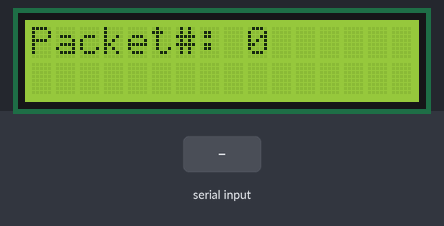
Recording of a sketch running on a simulated Arduino Uno, built with avr-gcc and run on an emulated ATmega328P. On the bench: 16×2 character LCD. The test bench sets the inputs (shaded band).

Above: at 2.2 s.
2.3 s: "!\n" received over Serial
At 2.9 s:
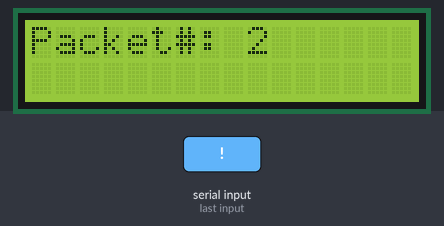
3.8 s: byte 33 ('!') received over Serial
At 5.0 s:
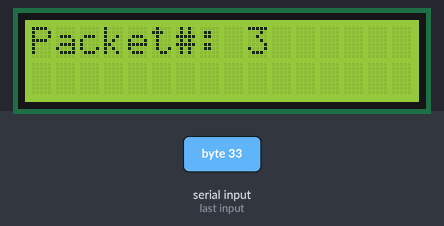
5.3 s: byte 10 ('\n') received over Serial
At 6.3 s:
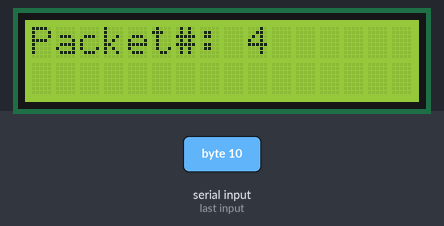
6.8 s: "1\n" received over Serial
At 7.4 s:
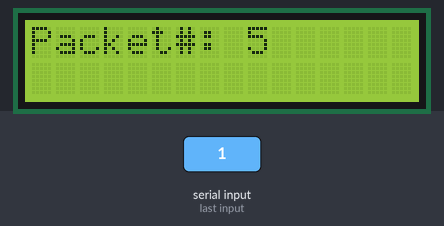
Timing chart, 0 to 9.3 s (numbered marks = the images above; inputs shaded):
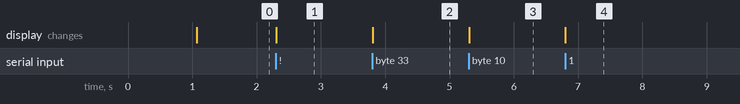

Measured:
- after the input at 2.3 s, the display: first changes at once (image 1 shows a later state)
- after the input at 3.8 s, the display: changes at once (image 2)
- after the input at 5.3 s, the display: changes at once (image 3)
- after the input at 6.8 s, the display: first changes at once (image 4 shows a later state)

The sketch:

SPP_Arduino_Serial_LCD.ino
```cpp
#include <LiquidCrystal.h>
LiquidCrystal lcd(11,12,2,3,4,5,6,7,8,9);
int packetsRecieved = 0, i;
char recieved;

int clearLine(int a){
  lcd.setCursor(0, a);

  for (i=1;i<17;i++){
    lcd.print(" ");
  }
}

int printPackNumber(int PR){
  lcd.setCursor(9, 0);
  lcd.print(PR);
}


void setup() {
  Serial.begin(9600);
  // set up the LCD's number of columns and rows:
  lcd.begin(16, 2);
  // Print a message to the LCD.
  lcd.print("hello, world!");
  delay(1000);
  clearLine(0);
  lcd.setCursor(0, 0);
  lcd.print("Packet#:");
  printPackNumber(packetsRecieved);
  packetsRecieved++;
  clearLine(1);
  lcd.setCursor(0, 1);
}

void loop() {

if (Serial.available() > 0) {
  recieved = Serial.read();
  if(recieved == '!' || recieved == '\n'){
    printPackNumber(packetsRecieved);
    packetsRecieved++;
    clearLine(1);
    lcd.setCursor(0, 1);
    //Serial.print("Cleared line, ready for packet# %d \n",(int)packetsRecieved);
  }else{
  lcd.print(recieved);
    //Serial.print("Recieved data %c, part of packet %d",packetsRecieved);
  }
 }
}
```
